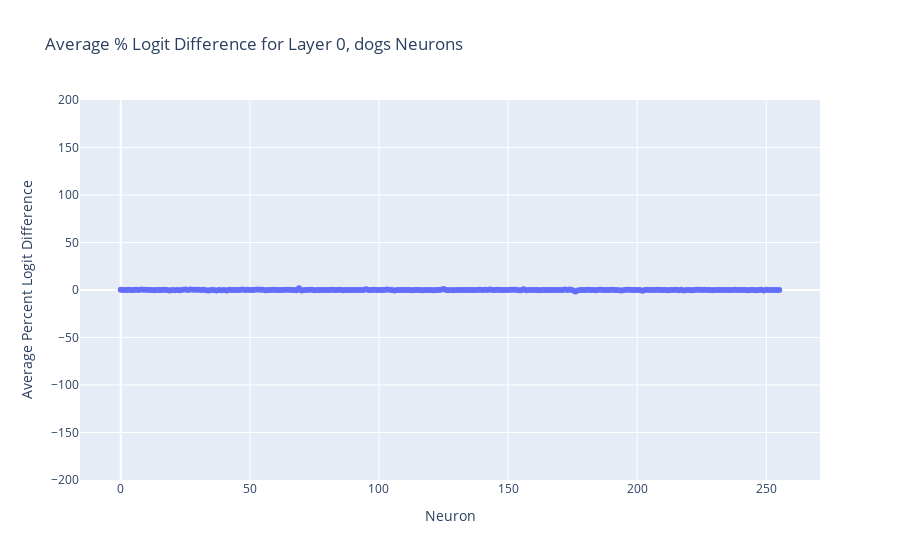
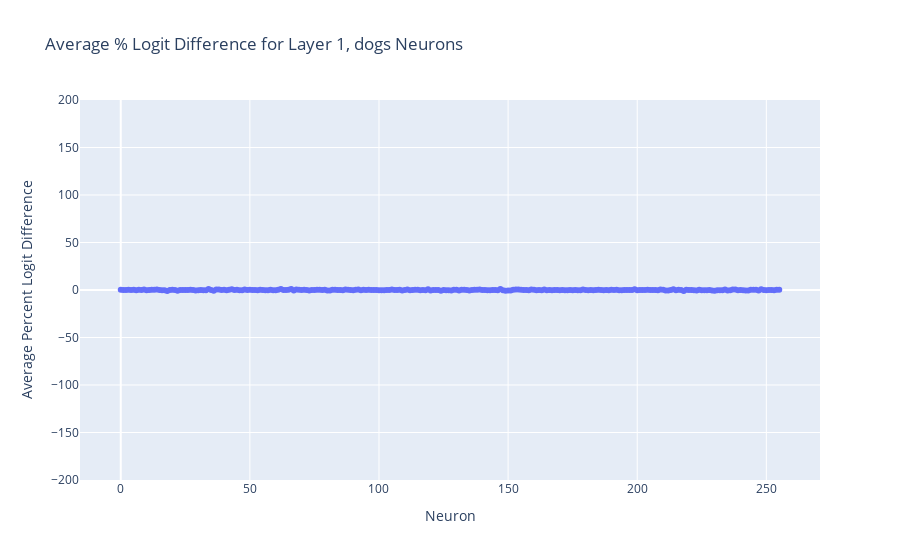
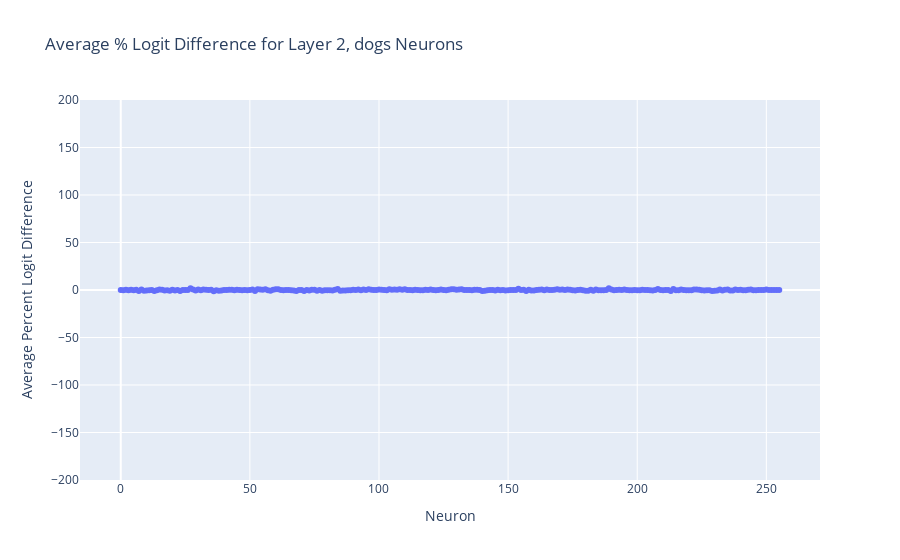
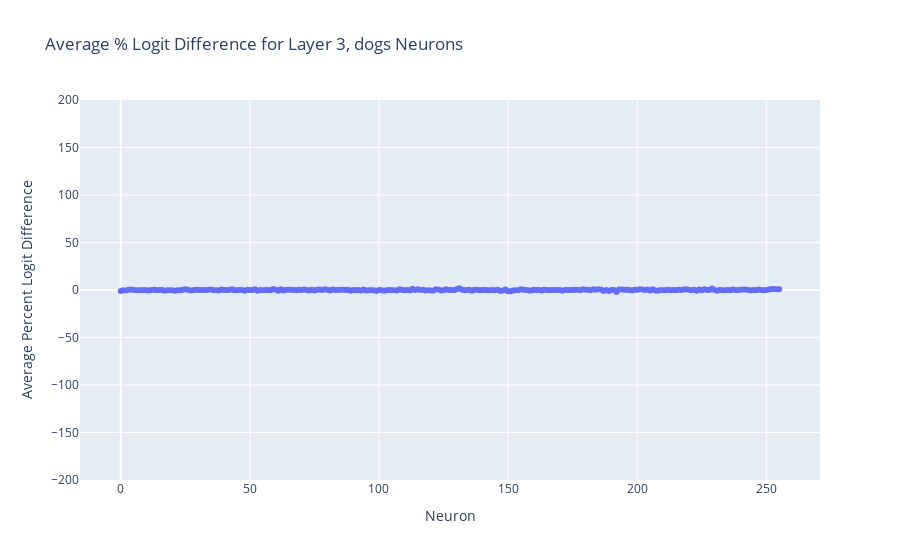

The notebook cell these images were saved under, in order:
### Code cell
# plot(7, 'cups')
for i in range(10):
    try:
        # plot(i, 'cups')
        fig = plot(i, 'dogs', layer_type='fc2')
        fig.show()

    except Exception as e:
        print(e)
        pass

### Figure 1 — Plotly figure (JSON) as saved in the notebook; plotly's stock layout.template omitted (floating-point values rounded to 4 significant figures; data arrays with more than 128 entries replaced by an {"elided": "..."} marker saying what was removed)
{"data": [{"hovertemplate": "Neuron=%{x}<br>Average Percent Logit Difference=%{y}<extra></extra>", "legendgroup": "", "marker": {"color": "#636efa", "symbol": "circle"}, "mode": "markers", "name": "", "orientation": "v", "showlegend": false, "type": "scatter", "x": {"elided": "256 int values"}, "xaxis": "x", "y": {"elided": "256 float values"}, "yaxis": "y"}], "layout": {"legend": {"tracegroupgap": 0}, "title": {"text": "Average % Logit Difference for Layer 0, dogs Neurons"}, "xaxis": {"anchor": "y", "domain": [0, 1], "title": {"text": "Neuron"}}, "yaxis": {"anchor": "x", "domain": [0, 1], "range": [-200, 200], "title": {"text": "Average Percent Logit Difference"}}}}

### Figure 2 — Plotly figure (JSON) as saved in the notebook; plotly's stock layout.template omitted (floating-point values rounded to 4 significant figures; data arrays with more than 128 entries replaced by an {"elided": "..."} marker saying what was removed)
{"data": [{"hovertemplate": "Neuron=%{x}<br>Average Percent Logit Difference=%{y}<extra></extra>", "legendgroup": "", "marker": {"color": "#636efa", "symbol": "circle"}, "mode": "markers", "name": "", "orientation": "v", "showlegend": false, "type": "scatter", "x": {"elided": "256 int values"}, "xaxis": "x", "y": {"elided": "256 float values"}, "yaxis": "y"}], "layout": {"legend": {"tracegroupgap": 0}, "title": {"text": "Average % Logit Difference for Layer 1, dogs Neurons"}, "xaxis": {"anchor": "y", "domain": [0, 1], "title": {"text": "Neuron"}}, "yaxis": {"anchor": "x", "domain": [0, 1], "range": [-200, 200], "title": {"text": "Average Percent Logit Difference"}}}}

### Figure 3 — Plotly figure (JSON) as saved in the notebook; plotly's stock layout.template omitted (floating-point values rounded to 4 significant figures; data arrays with more than 128 entries replaced by an {"elided": "..."} marker saying what was removed)
{"data": [{"hovertemplate": "Neuron=%{x}<br>Average Percent Logit Difference=%{y}<extra></extra>", "legendgroup": "", "marker": {"color": "#636efa", "symbol": "circle"}, "mode": "markers", "name": "", "orientation": "v", "showlegend": false, "type": "scatter", "x": {"elided": "256 int values"}, "xaxis": "x", "y": {"elided": "256 float values"}, "yaxis": "y"}], "layout": {"legend": {"tracegroupgap": 0}, "title": {"text": "Average % Logit Difference for Layer 2, dogs Neurons"}, "xaxis": {"anchor": "y", "domain": [0, 1], "title": {"text": "Neuron"}}, "yaxis": {"anchor": "x", "domain": [0, 1], "range": [-200, 200], "title": {"text": "Average Percent Logit Difference"}}}}

### Figure 4 — Plotly figure (JSON) as saved in the notebook; plotly's stock layout.template omitted (floating-point values rounded to 4 significant figures; data arrays with more than 128 entries replaced by an {"elided": "..."} marker saying what was removed)
{"data": [{"hovertemplate": "Neuron=%{x}<br>Average Percent Logit Difference=%{y}<extra></extra>", "legendgroup": "", "marker": {"color": "#636efa", "symbol": "circle"}, "mode": "markers", "name": "", "orientation": "v", "showlegend": false, "type": "scatter", "x": {"elided": "256 int values"}, "xaxis": "x", "y": {"elided": "256 float values"}, "yaxis": "y"}], "layout": {"legend": {"tracegroupgap": 0}, "title": {"text": "Average % Logit Difference for Layer 3, dogs Neurons"}, "xaxis": {"anchor": "y", "domain": [0, 1], "title": {"text": "Neuron"}}, "yaxis": {"anchor": "x", "domain": [0, 1], "range": [-200, 200], "title": {"text": "Average Percent Logit Difference"}}}}
